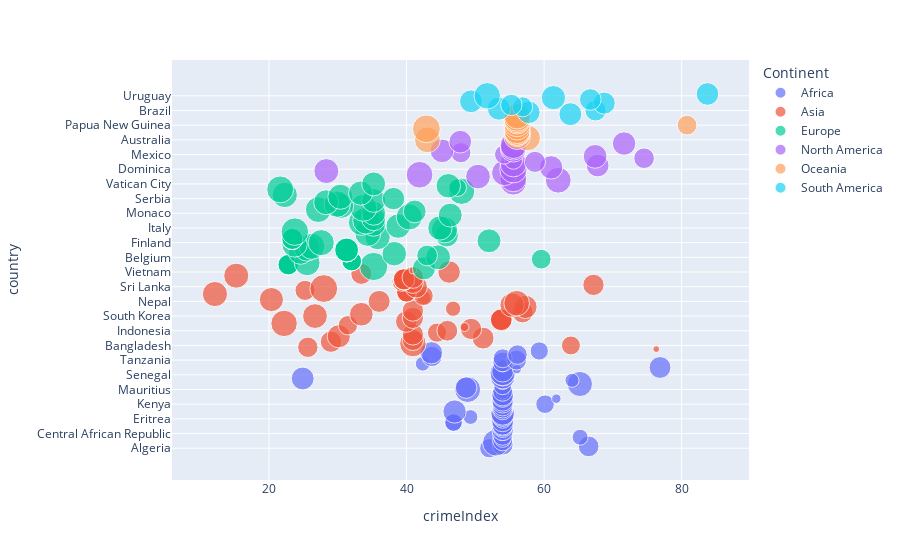

Notebook code cell kept with this figure:
### Code cell
fig = px.scatter(data, x="crimeIndex", y="country", color="Continent",
                 size='political_stability_2020', hover_data=['crimeIndex'])
fig.show()

### Figure 1 — Plotly figure (JSON) as saved in the notebook; plotly's stock layout.template omitted (floating-point values rounded to 4 significant figures)
{"data": [{"hovertemplate": "Continent=Africa<br>crimeIndex=%{x}<br>country=%{y}<br>political_stability_2020=%{marker.size}<extra></extra>", "legendgroup": "Africa", "marker": {"color": "#636efa", "size": [2.14, 2.48, 2.56, 4.09, 2.276, 1.59, 1.47, 2.276, 0.82, 1.74, 2.71, 2.1, 2.276, 2.68, 1.79, 1.79, 2.81, 2.02, 1.26, 2.92, 3.25, 3.13, 2.36, 2.4, 2.276, 2, 2.67, 2.63, 0.52, 2.54, 2.76, 0.85, 2.25, 3.89, 2.67, 1.84, 3.65, 1.26, 1.14, 3.03, 3.48, 2.98, 3.72, 2.76, 0.48, 2.76, 0.83, 1.24, 2.276, 2.276, 2.08, 2.37, 2.22, 2.87, 1.92], "sizemode": "area", "sizeref": 0.01155, "symbol": "circle"}, "mode": "markers", "name": "Africa", "orientation": "h", "showlegend": true, "type": "scatter", "x": [52.03, 66.48, 53.97, 52.98, 53.97, 53.97, 65.24, 53.97, 53.97, 53.97, 53.97, 53.97, 53.97, 53.97, 46.83, 46.83, 53.97, 53.97, 49.3, 53.97, 53.97, 46.98, 53.97, 53.97, 53.97, 60.14, 53.97, 53.97, 61.78, 53.97, 53.97, 53.97, 53.97, 48.88, 48.66, 53.97, 65.21, 53.97, 64.06, 24.89, 53.97, 53.97, 53.97, 53.97, 56.04, 76.86, 53.97, 42.34, 53.97, 56, 53.97, 43.69, 56.12, 43.62, 59.3], "xaxis": "x", "y": ["Algeria", "Angola", "Benin", "Botswana", "Burkina", "Burundi", "Cameroon", "Cape Verde", "Central African Republic", "Chad", "Comoros", "Congo", "Congo, Democratic Republic of", "Djibouti", "Egypt", "Egypt", "Equatorial Guinea", "Eritrea", "Ethiopia", "Gabon", "Gambia", "Ghana", "Guinea", "Guinea-Bissau", "Ivory Coast", "Kenya", "Lesotho", "Liberia", "Libya", "Madagascar", "Malawi", "Mali", "Mauritania", "Mauritius", "Morocco", "Mozambique", "Namibia", "Niger", "Nigeria", "Rwanda", "Sao Tome and Principe", "Senegal", "Seychelles", "Sierra Leone", "Somalia", "South Africa", "South Sudan", "Sudan", "Swaziland", "Tanzania", "Togo", "Tunisia", "Uganda", "Zambia", "Zimbabwe"], "yaxis": "y"}, {"hovertemplate": "Continent=Asia<br>crimeIndex=%{x}<br>country=%{y}<br>political_stability_2020=%{marker.size}<extra></extra>", "legendgroup": "Asia", "marker": {"color": "#EF553B", "size": [0.27, 2.41, 2.08, 4.02, 2.62, 2.62, 2.76, 3.09, 2.62, 2.14, 2.5, 2.62, 0.47, 2.17, 4.04, 2.68, 2.74, 2.74, 2.74, 2.74, 2.6, 3.56, 3.24, 2.57, 2.62, 1.35, 3.12, 3.41, 3.79, 2.8, 3.37, 1.15, 2.21, 3.67, 2.27, 2.27, 2.27, 2.34, 4.47, 2.95, 2.62, 2.48, 2.38, 2.62, 2.62, 2.62, 2.62, 2.71, 3.63, 2.56, 2.93, 0.33], "sizemode": "area", "sizeref": 0.01155, "symbol": "circle"}, "mode": "markers", "name": "Asia", "orientation": "h", "showlegend": true, "type": "scatter", "x": [76.31, 25.64, 63.9, 40.92, 29, 40.92, 51.13, 30.14, 40.92, 44.43, 45.93, 49.38, 48.42, 31.47, 22.19, 39.96, 53.77, 53.77, 53.77, 53.77, 40.92, 26.68, 33.42, 56.87, 40.92, 46.77, 57.29, 55.34, 56.01, 36.01, 20.34, 42.51, 42.46, 12.13, 39.99, 39.99, 39.99, 25.23, 27.96, 41.39, 67.18, 40.92, 39.35, 39.62, 39.62, 39.62, 39.62, 40.92, 15.23, 33.42, 46.19, 40.92], "xaxis": "x", "y": ["Afghanistan", "Bahrain", "Bangladesh", "Bhutan", "Brunei", "Burma (Myanmar)", "Cambodia", "China", "East Timor", "India", "Indonesia", "Iran", "Iraq", "Israel", "Japan", "Jordan", "Kazakhstan", "Kazakhstan", "Kazakhstan", "Kazakhstan", "North Korea", "South Korea", "Kuwait", "Kyrgyzstan", "Laos", "Lebanon", "Malaysia", "Maldives", "Mongolia", "Nepal", "Oman", "Pakistan", "Philippines", "Qatar", "Russia", "Russia", "Russia", "Saudi Arabia", "Singapore", "Sri Lanka", "Syria", "Tajikistan", "Thailand", "Turkey", "Turkey", "Turkey", "Turkey", "Turkmenistan", "United Arab Emirates", "Uzbekistan", "Vietnam", "Yemen"], "yaxis": "y"}, {"hovertemplate": "Continent=Europe<br>crimeIndex=%{x}<br>country=%{y}<br>political_stability_2020=%{marker.size}<extra></extra>", "legendgroup": "Europe", "marker": {"color": "#00cc96", "size": [3.08, 4.62, 2.43, 2.43, 2.43, 2.43, 3.85, 2.27, 2.27, 2.27, 2.27, 2.27, 3.59, 2.49, 3.47, 3.61, 3.29, 3.29, 3.29, 3.29, 3.92, 3.94, 3.71, 3.94, 3.31, 2.57, 2.57, 2.57, 2.57, 3.67, 3.13, 3.86, 4.39, 3.98, 3.44, 3.46, 3.311, 3.87, 4.23, 3.311, 3.95, 3.311, 3.311, 3, 3.85, 4.25, 3.57, 4.03, 3.59, 3.311, 2.91, 3.64, 3.71, 3.4, 4.02, 4.19, 1.84, 3.47, 3.311], "sizemode": "area", "sizeref": 0.01155, "symbol": "circle"}, "mode": "markers", "name": "Europe", "orientation": "h", "showlegend": true, "type": "scatter", "x": [42.53, 35.21, 22.79, 22.79, 22.79, 22.79, 25.54, 32.02, 32.02, 32.02, 32.02, 59.58, 44.58, 42.99, 38.21, 24.59, 31.28, 31.28, 31.28, 31.28, 25.52, 26.22, 23.71, 27.59, 51.99, 23.38, 23.38, 23.38, 23.38, 35.79, 45.85, 34.36, 23.75, 45.51, 44.85, 38.77, 35.21, 33.42, 34.13, 35.21, 40.39, 46.35, 35.21, 41.18, 27.16, 33.72, 30.5, 29.91, 28.3, 35.21, 38.1, 30.37, 22.28, 33.32, 48, 21.62, 47.42, 46.07, 35.21], "xaxis": "x", "y": ["Albania", "Andorra", "Armenia", "Armenia", "Armenia", "Armenia", "Austria", "Azerbaijan", "Azerbaijan", "Azerbaijan", "Azerbaijan", "Belarus", "Belgium", "Bosnia and Herzegovina", "Bulgaria", "Croatia", "Cyprus", "Cyprus", "Cyprus", "Cyprus", "Czech Republic", "Denmark", "Estonia", "Finland", "France", "Georgia", "Georgia", "Georgia", "Georgia", "Germany", "Greece", "Hungary", "Iceland", "Ireland", "Italy", "Latvia", "Liechtenstein", "Lithuania", "Luxembourg", "Macedonia", "Malta", "Moldova", "Monaco", "Montenegro", "Netherlands", "Norway", "Poland", "Portugal", "Romania", "San Marino", "Serbia", "Slovakia", "Slovenia", "Spain", "Sweden", "Switzerland", "Ukraine", "United Kingdom", "Vatican City"], "yaxis": "y"}, {"hovertemplate": "Continent=North America<br>crimeIndex=%{x}<br>country=%{y}<br>political_stability_2020=%{marker.size}<extra></extra>", "legendgroup": "North America", "marker": {"color": "#ab63fa", "size": [3.93, 3.85, 4.13, 3.51, 4.11, 3.76, 3.6, 4.35, 3.17, 2.98, 4.03, 2.57, 1.96, 2.46, 3.27, 2.15, 2.35, 3.23, 3.93, 3.87, 4.03, 3.18, 2.98], "sizemode": "area", "sizeref": 0.01155, "symbol": "circle"}, "mode": "markers", "name": "North America", "orientation": "h", "showlegend": true, "type": "scatter", "x": [55.53, 62.06, 55.53, 50.39, 41.89, 54.22, 28.33, 55.53, 61.02, 67.79, 55.53, 58.67, 55.53, 74.54, 67.42, 54.19, 47.89, 45.15, 55.53, 55.53, 55.53, 71.63, 47.81], "xaxis": "x", "y": ["Antigua and Barbuda", "Bahamas", "Barbados", "Belize", "Canada", "Costa Rica", "Cuba", "Dominica", "Dominican Republic", "El Salvador", "Grenada", "Guatemala", "Haiti", "Honduras", "Jamaica", "Mexico", "Nicaragua", "Panama", "Saint Kitts and Nevis", "Saint Lucia", "Saint Vincent and the Grenadines", "Trinidad and Tobago", "United States"], "yaxis": "y"}, {"hovertemplate": "Continent=Oceania<br>crimeIndex=%{x}<br>country=%{y}<br>political_stability_2020=%{marker.size}<extra></extra>", "legendgroup": "Oceania", "marker": {"color": "#FFA15A", "size": [3.85, 3.75, 4.08, 3.59, 3.827, 3.827, 3.94, 4.49, 3.89, 2.26, 4.16, 3.64, 4.02, 4.18, 3.9], "sizemode": "area", "sizeref": 0.01155, "symbol": "circle"}, "mode": "markers", "name": "Oceania", "orientation": "h", "showlegend": true, "type": "scatter", "x": [43.03, 57.62, 56.08, 56.08, 56.08, 56.08, 56.08, 42.88, 56.08, 80.79, 56.08, 56.08, 56.08, 56.08, 56.08], "xaxis": "x", "y": ["Australia", "Fiji", "Kiribati", "Marshall Islands", "Micronesia", "Micronesia", "Nauru", "New Zealand", "Palau", "Papua New Guinea", "Samoa", "Solomon Islands", "Tonga", "Tuvalu", "Vanuatu"], "yaxis": "y"}, {"hovertemplate": "Continent=South America<br>crimeIndex=%{x}<br>country=%{y}<br>political_stability_2020=%{marker.size}<extra></extra>", "legendgroup": "South America", "marker": {"color": "#19d3f3", "size": [3.04, 2.971, 2.58, 3.07, 2.33, 2.64, 2.85, 3.02, 2.71, 3.42, 4.05, 2.971], "sizemode": "area", "sizeref": 0.01155, "symbol": "circle"}, "mode": "markers", "name": "South America", "orientation": "h", "showlegend": true, "type": "scatter", "x": [63.82, 57.77, 67.49, 53.42, 56.87, 55.23, 68.74, 49.37, 66.72, 61.36, 51.73, 83.76], "xaxis": "x", "y": ["Argentina", "Bolivia", "Brazil", "Chile", "Colombia", "Ecuador", "Guyana", "Paraguay", "Peru", "Suriname", "Uruguay", "Venezuela"], "yaxis": "y"}], "layout": {"legend": {"itemsizing": "constant", "title": {"text": "Continent"}, "tracegroupgap": 0}, "margin": {"t": 60}, "xaxis": {"anchor": "y", "domain": [0, 1], "title": {"text": "crimeIndex"}}, "yaxis": {"anchor": "x", "domain": [0, 1], "title": {"text": "country"}}}}
